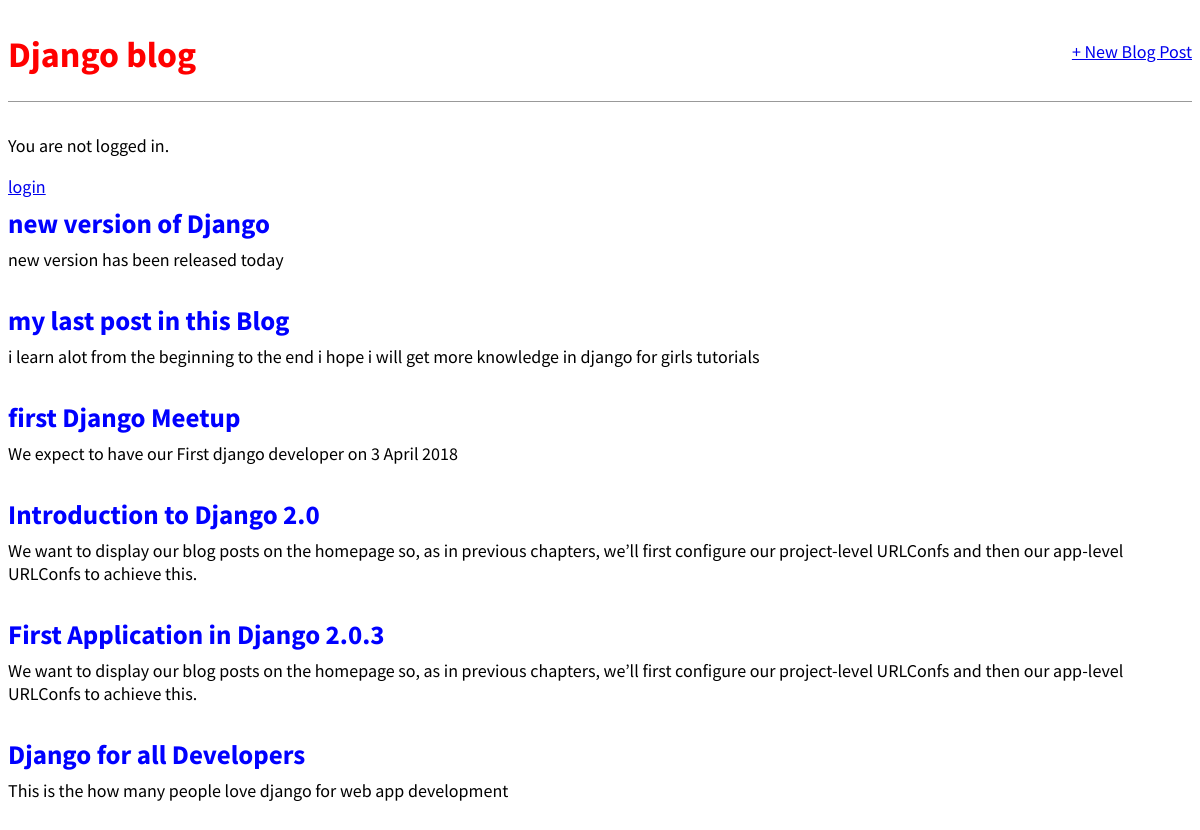
Screenshot of /blog/ with the database file from the repository.
### blog/models.py (models this page shows, shortened)
class Blog(models.Model):
    title = models.CharField(max_length=200)
    author = models.ForeignKey(
        'auth.User',
        on_delete=models.CASCADE,
    )
    body = models.TextField()

### blog/views.py (the view)
# urls.py: path('', views.BlogListView.as_view(), name='blog'),
class BlogListView(ListView):
    model = Blog
    template_name = 'blog/home.html'
    ordering = ['-title']

### blog/templates/blog/home.html
{% extends 'blog/base.html' %}
{% block content %}
  {% for post in object_list %}
    <div class="post-entry">
      <h2><a href="{% url 'post_details' post.pk %}">{{ post.title }}</a></h2>
      <p>{{ post.body }}</p>
    </div>
  {% endfor %}
{% endblock content %}

### blog/templates/blog/base.html (shortened to what this page needs)
{% load static %}
<html>
  <head>
    <link rel="stylesheet" href="{% static 'blog/css/base.css' %}" />
  </head>
  <body>
      <header>
        <div class="nav-left">
          <h1><a href="/blog">Django blog</a></h1>
        </div>
        <div class="nav-right">
          <a href="{% url 'post_new' %}">+ New Blog Post</a>
        </div>
      </header>
        {% if user.is_authenticated %}
        <p>Hi {{ user.username }}</p>
        <p><a href="{% url 'logout' %}">logout</a></p>
        {% else %}
        <p>You are not logged in.</p>
        <a href="{% url 'login' %}">login</a>
        {% endif %}
    <div class="container">
      {% block content %}
      {% endblock content %}
    </div>
  </body>
</html>

### blog/static/blog/css/base.css (style rules this page uses)
body { font-family: 'Source Sans Pro', sans-serif; font-size: 18px; }
header { border-bottom: 1px solid #999; margin-bottom: 2rem; display: flex; }
header h1 a { color: red; text-decoration: none; }
.nav-left { margin-right: auto; }
.nav-right { display: flex; padding-top: 2rem; }
.post-entry { margin-bottom: 2rem; }
.post-entry h2 { margin: .5rem 0; }
.post-entry h2 a, .post-entry h2 a:visited { color: blue; text-decoration: none; }
.post-entry p { margin: 0; font-weight: 400; }

### rows the page displays
Blog: title "new version of Django", body "new version has been released today"
Blog: title "my last post in this Blog", body "i learn alot from the beginning to the end i hope i will get more knowledge in django for girls tutorials"
Blog: title "first Django Meetup", body "We expect to have our First django developer on 3 April 2018"
Blog: title "Introduction to Django 2.0", body "We want to display our blog posts on the homepage so, as in previous chapters, we’ll first configure our project-level URLConfs and then our app-level URLConfs to achieve this."
Blog: title "First Application in Django 2.0.3", body "We want to display our blog posts on the homepage so, as in previous chapters, we’ll first configure our project-level URLConfs and then our app-level URLConfs to achieve this."
Blog: title "Django for all Developers", body "This is the how many people love django for web app development"
